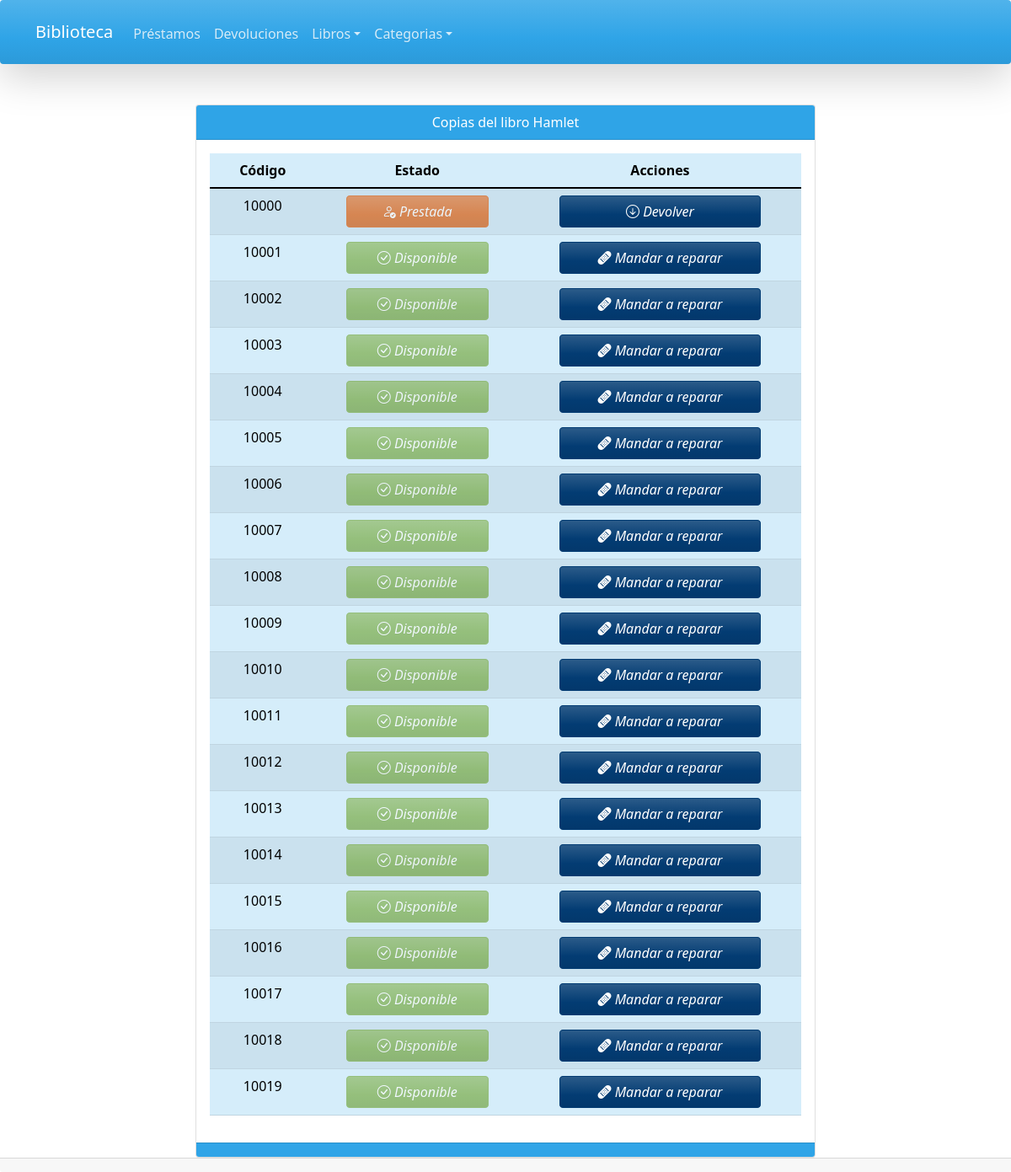
The page /resources/sections/Copias.php?isbn=0-2021-2022-1 on the database as committed earlier.
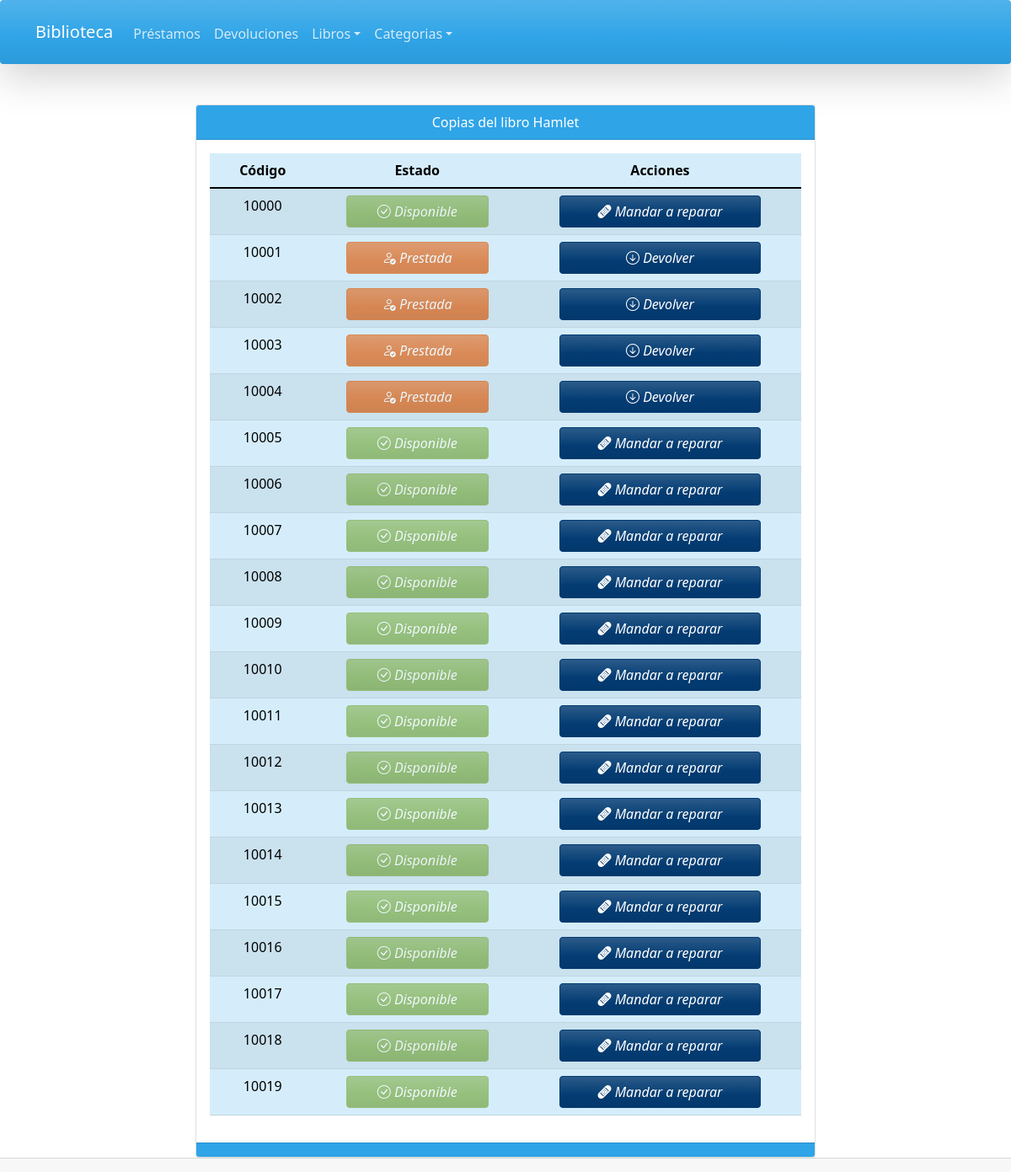
The same page on the database as committed later.
### tables this page shows
CREATE TABLE `copias` (
  `codigo` int(11) NOT NULL AUTO_INCREMENT,
  `isbn` varchar(18) NOT NULL,
  `estado` tinyint(4) NOT NULL DEFAULT 1,
  PRIMARY KEY (`codigo`),
  KEY `isbn` (`isbn`),
  CONSTRAINT `copias_ibfk_1` FOREIGN KEY (`isbn`) REFERENCES `libro` (`isbn`) ON UPDATE CASCADE
);

### resources/classes/connections/ConexionBD.php (called while the page is built, shortened)
<?php
include_once $_SERVER['DOCUMENT_ROOT'] . "/Gestion Biblioteca/config.php";
class ConexionBD implements IEjecutarSQL
{
    private $pdo;
    public function __construct($host, $bd_name, $username, $password)
    {
        try {
            $this->pdo = new PDO("mysql:host=$host;dbname=$bd_name", $username, $password, [PDO::ATTR_ERRMODE => PDO::ERRMODE_WARNING]);
            if ($this->pdo instanceof PDO) {
                return $this->pdo;
            } else {
                throw new Exception(message: "Database not found");
            }
        } catch (PDOException $e) {
            die($e->getMessage());
        }
    }
    function ejecutaSQL($sql)
    {
        $query = $this->pdo->prepare($sql);
        $query->execute();
        return $query->fetchAll(PDO::FETCH_ASSOC);
    }
}

### resources/classes/controllers/Intermediario.php (called while the page is built, shortened)
<?php
include_once $_SERVER['DOCUMENT_ROOT'] . "/Gestion Biblioteca/config.php";
require_once CONNECTIONS . "/ConexionBD.php";
class Intermediario
{
    private $conexion;
    function __construct(ConexionBD $conexion = null)
    {
        $this->conexion = $conexion == null ? new ConexionBD("localhost", "bd_biblioteca", "root", "") : $conexion;
    }
    public function ejecutarSQL($sql)
    {
        return $this->conexion->ejecutaSQL($sql);
    }
}

### config.php (called while the page is built, shortened)
<?php
$config = array(
    "urls" => array(
        "baseUrl" => "http://" . $_SERVER["HTTP_HOST"] . "/Gestion Biblioteca"
    ),
    "paths" => array(
        "resources" => "/resources",
        "images" => array(
            "content" => "http://" . $_SERVER["HTTP_HOST"] . "/Gestion Biblioteca/public_html/img/content",
            "layout" => "http://" . $_SERVER["HTTP_HOST"] . "/Gestion Biblioteca/public_html/img/layout"
        )
    )
);

### resources/sections/Copias.php (the view, shortened to what the changed rows need)
<?php
include_once $_SERVER['DOCUMENT_ROOT'] . "/Gestion Biblioteca/config.php";
require_once CONTROLLERS . "/Intermediario.php";
include_once TEMPLATES . "/Cabecera.php";
$intermediario = new Intermediario();
$base = $config["urls"]["baseUrl"];
if (isset($_GET["isbn"])) {
    $isbn = $_GET["isbn"];
    $sql = "SELECT copias.codigo, copias.isbn, copias.estado, libro.titulo FROM copias INNER JOIN libro ON copias.isbn = libro.isbn WHERE copias.isbn = '$isbn';";
    $copias = $intermediario->ejecutarSQL($sql);
} else {
    echo "<meta http-equiv=\"Refresh\" content=\"0;url=$base\">";
}
?>
<body>
    <div class="container ">
        <div class="row">
            <?php if (isset($_GET["isbn"])) { ?>
            <div class="col-md-8">
                <div class="card">
                    <div class="card-body">
                        <table class="table table-striped table-primary" id="tabla-copias">
                            <thead class="text-center">
                                <tr>
                                    <th>Código</th>
                                    <th>Estado</th>
                                    <th>Acciones</th>
                                </tr>
                            </thead>
                            <tbody class="text-center">
                                <?php
                                    foreach ($copias as $copia) {
                                    ?>
                                <tr>
                                    <td><?php echo $copia["codigo"] ?> </td>
                                    <td>
                                        <?php
                                                if ($copia["estado"] == 1) {
                                                    echo "<a class=\"btn disabled w-75 btn-success\"><i class=\"bi bi-check-circle\">  Disponible</i></a>";
                                                } else if ($copia["estado"] == 2) {
                                                    echo "<a class=\"btn disabled w-75 btn-warning\"><i class=\"bi bi-person-check\">  Prestada</i></a>";
                                                } else {
                                                    echo "<a class=\"btn disabled w-75 btn-danger\"><i class=\"bi bi-bandaid\"></i>En reparacion</a>";
                                                }
                                                ?>
                                    </td>
                                    <td>
                                        <?php if ($copia["estado"] == 0) {
                                                    echo "<a class=\"btn w-75 btn-info\" href=\"?repe=true&cod=" . $copia["codigo"] . "&isbn=" . $copia["isbn"] . "\"><i class=\"bi bi-bandaid-fill\"> Terminar reparacion </i></a>";
                                                } else if ($copia["estado"] == 1) {
                                                    echo "<a class=\"btn w-75 btn-info\" href=\"?reps=true&cod=" . $copia["codigo"] . "&isbn=" . $copia["isbn"] . "\"><i class=\"bi bi-bandaid-fill\"> Mandar a reparar </i></a>";
                                                } else if ($copia["estado"] == 2) {
                                                    echo "<a class=\"btn w-75 btn-info\" href=\"$base/resources/sections/Devoluciones.php\"><i class=\"bi bi-arrow-down-circle\"> Devolver </i></a>";
                                                } ?>
                                    </td>
                                </tr>
                                <?php } ?>
                            </tbody>
                        </table>
                    </div>
                </div>
            </div>
            <?php } ?>
        </div>
    </div>
</body>
<?php
include_once TEMPLATES . "/Pie.php";
?>

Rows that differ between the two databases and show on the page:
changed copias id 10000: estado "Prestada Devolver" → "Disponible Mandar a reparar"
changed copias id 10001: estado "Disponible Mandar a reparar" → "Prestada Devolver"
changed copias id 10002: estado "Disponible Mandar a reparar" → "Prestada Devolver"
changed copias id 10003: estado "Disponible Mandar a reparar" → "Prestada Devolver"
changed copias id 10004: estado "Disponible Mandar a reparar" → "Prestada Devolver"
